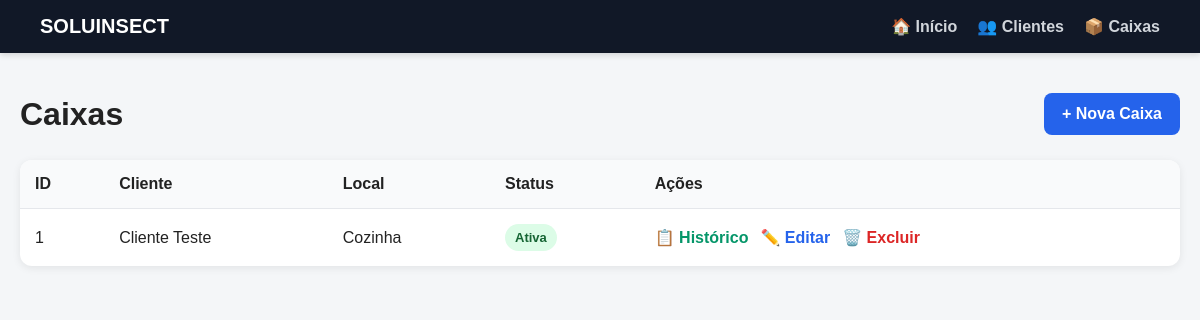
The app's page /lista-caixas, older data.
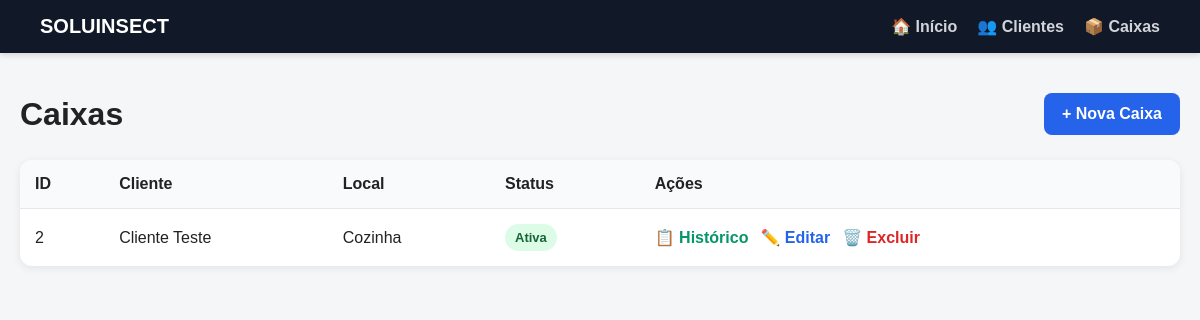
The same page, newer data.
### tables this page shows
CREATE TABLE caixas (
    id INTEGER PRIMARY KEY AUTOINCREMENT,
    cliente_id INTEGER NOT NULL,
    local TEXT NOT NULL,
    status TEXT DEFAULT 'Ativa',
    FOREIGN KEY (cliente_id) REFERENCES clientes(id)
);

CREATE TABLE clientes (
    id INTEGER PRIMARY KEY AUTOINCREMENT,
    nome TEXT NOT NULL,
    telefone TEXT,
    email TEXT
);

### app.py (the view)
@app.route("/lista-caixas")
def lista_caixas():
    conexao = conectar_banco()
    caixas = conexao.execute(
        """
        SELECT
            caixas.id,
            caixas.cliente_id,
            caixas.local,
            caixas.status,
            clientes.nome AS cliente_nome
        FROM caixas
        JOIN clientes
        ON caixas.cliente_id = clientes.id
        ORDER BY caixas.id
        """
    ).fetchall()
    conexao.close()
    return render_template(
        "lista_caixas.html",
        caixas=caixas
    )

### app.py (called while the page is built)
def conectar_banco():
    conexao = sqlite3.connect("database.db")
    conexao.row_factory = sqlite3.Row
    return conexao

### templates/lista_caixas.html (shortened to what this page needs)
<!DOCTYPE html>
<html lang="pt-BR">
<head>
</head>
<body>
    <nav>
        <a href="/" class="logo">
            SOLUINSECT
        </a>
        <div class="menu">
            <a href="/">
                🏠 Início
            </a>
            <a href="/lista-clientes">
                👥 Clientes
            </a>
            <a href="/lista-caixas">
                📦 Caixas
            </a>
        </div>
    </nav>
    <main class="container">
        <div class="topo">
            <h1>
                Caixas
            </h1>
            <a href="/caixas" class="botao">
                + Nova Caixa
            </a>
        </div>
        <div class="tabela-container">
            {% if caixas %}
            <table>
                <thead>
                    <tr>
                        <th>ID</th>
                        <th>Cliente</th>
                        <th>Local</th>
                        <th>Status</th>
                        <th>Ações</th>
                    </tr>
                </thead>
                <tbody>
                    {% for caixa in caixas %}
                    <tr>
                        <td>
                            {{ caixa.id }}
                        </td>
                        <td>
                            {{ caixa.cliente_nome }}
                        </td>
                        <td>
                            {{ caixa.local }}
                        </td>
                        <td>
                            {% if caixa.status == "Ativa" %}
                                <span class="status ativa">
                                    Ativa
                                </span>
                            {% else %}
                                <span class="status inativa">
                                    Inativa
                                </span>
                            {% endif %}
                        </td>
                        <td>
                            <div class="acoes">
                                <a
                                    href="/historico-caixa/{{ caixa.id }}"
                                    class="historico"
                                >
                                    📋 Histórico
                                </a>
                                <a
                                    href="/editar-caixa/{{ caixa.id }}"
                                    class="editar"
                                >
                                    ✏️ Editar
                                </a>
                                <a
                                    href="/excluir-caixa/{{ caixa.id }}"
                                    class="excluir"
                                    onclick="return confirm('Tem certeza que deseja excluir esta caixa?');"
                                >
                                    🗑️ Excluir
                                </a>
                            </div>
                        </td>
                    </tr>
                    {% endfor %}
                </tbody>
            </table>
            {% endif %}
        </div>
    </main>
</body>
</html>

### templates/lista_caixas.html (style rules this page uses)
* { box-sizing: border-box; }
body { margin: 0; font-family: Arial, sans-serif; background: #f4f6f8; color: #222; }
nav { background: #111827; padding: 15px 40px; display: flex; justify-content: space-between; align-items: center; box-shadow: 0 2px 6px rgba(0,0,0,0.15); }
.logo { color: white; font-size: 20px; font-weight: bold; text-decoration: none; }
.menu { display: flex; gap: 20px; }
.menu a { color: #d1d5db; text-decoration: none; font-weight: bold; }
.container { max-width: 1200px; margin: 40px auto; padding: 0 20px; }
.topo { display: flex; justify-content: space-between; align-items: center; margin-bottom: 25px; }
.topo h1 { margin: 0; }
.botao { background: #2563eb; color: white; padding: 12px 18px; border-radius: 8px; text-decoration: none; font-weight: bold; }
.tabela-container { background: white; border-radius: 12px; box-shadow: 0 2px 8px rgba(0,0,0,0.08); overflow-x: auto; }
table { width: 100%; border-collapse: collapse; }
th { background: #f9fafb; text-align: left; padding: 15px; border-bottom: 1px solid #e5e7eb; }
td { padding: 15px; border-bottom: 1px solid #e5e7eb; }
tr:last-child td { border-bottom: none; }
.status { display: inline-block; padding: 6px 10px; border-radius: 20px; font-size: 13px; font-weight: bold; }
.ativa { background: #dcfce7; color: #166534; }
.acoes { display: flex; gap: 12px; flex-wrap: wrap; }
.historico { color: #059669; text-decoration: none; font-weight: bold; }
.editar { color: #2563eb; text-decoration: none; font-weight: bold; }
.excluir { color: #dc2626; text-decoration: none; font-weight: bold; }

Row changes from the older to the newer data that the page shows:
removed caixas: id "1", cliente_nome "Cliente Teste", local "Cozinha", status "Ativa"
added caixas: id "2", cliente_nome "Cliente Teste", local "Cozinha", status "Ativa"
